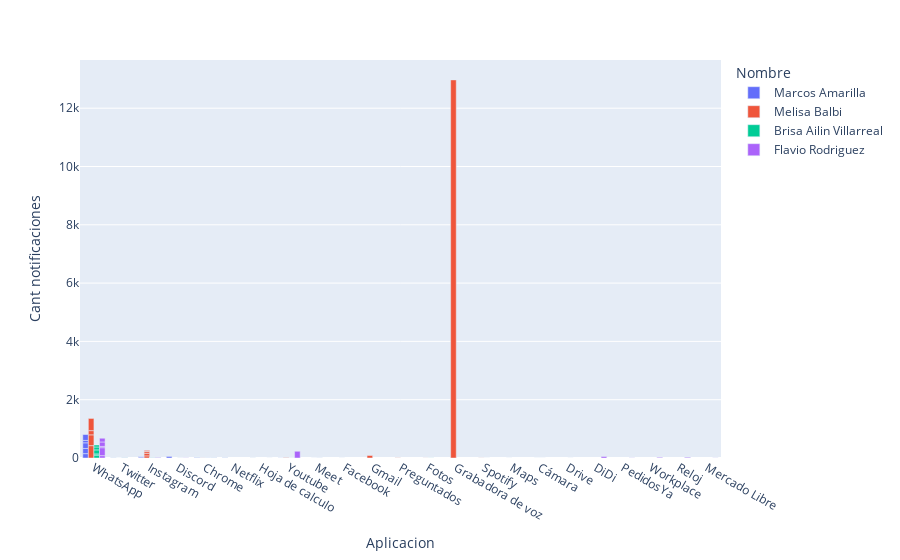

Here is the notebook cell this chart was saved with:
### Code cell
graphapp2 = px.bar(aplicaciondb, x="Aplicacion", y="Cant notificaciones", color="Nombre", barmode="group")
graphapp2.show()

### Figure 1 — Plotly figure (JSON) as saved in the notebook; plotly's stock layout.template omitted (floating-point values rounded to 4 significant figures)
{"data": [{"alignmentgroup": "True", "hovertemplate": "Nombre=Marcos Amarilla<br>Aplicacion=%{x}<br>Cant notificaciones=%{y}<extra></extra>", "legendgroup": "Marcos Amarilla", "marker": {"color": "#636efa", "pattern": {"shape": ""}}, "name": "Marcos Amarilla", "offsetgroup": "Marcos Amarilla", "orientation": "v", "showlegend": true, "textposition": "auto", "type": "bar", "x": ["WhatsApp", "Twitter", "Instagram", "Discord", "Chrome", "Netflix", "WhatsApp", "Chrome", "Instagram", "Twitter", "WhatsApp", "Netflix", "Twitter", "Hoja de calculo", "Instagram", "Netflix", "Twitter", "WhatsApp", "Instagram", "Hoja de calculo", "Twitter", "WhatsApp", "Instagram", "Youtube", "Chrome"], "xaxis": "x", "y": [150, 2, 28, 53, 5, 2, 177, 15, 22, 2, 194, 1, 2, 0, 7, 3, 0, 82, 7, 0, 1, 202, 6, 3, 3], "yaxis": "y"}, {"alignmentgroup": "True", "hovertemplate": "Nombre=Melisa Balbi<br>Aplicacion=%{x}<br>Cant notificaciones=%{y}<extra></extra>", "legendgroup": "Melisa Balbi", "marker": {"color": "#EF553B", "pattern": {"shape": ""}}, "name": "Melisa Balbi", "offsetgroup": "Melisa Balbi", "orientation": "v", "showlegend": true, "textposition": "auto", "type": "bar", "x": ["Instagram", "Meet", "WhatsApp", "Facebook", "Gmail", "Preguntados", "Twitter", "WhatsApp", "Instagram", "Chrome", "Instagram", "Fotos", "Grabadora de voz", "Chrome", "Youtube", "Instagram", "WhatsApp", "Youtube", "Spotify", "WhatsApp", "Instagram", "Maps", "Cámara"], "xaxis": "x", "y": [73, 1, 424, 1, 86, 5, 0, 371, 85, 4, 61, 2, 12971, 0, 5, 25, 144, 9, 3, 418, 24, 0, 0], "yaxis": "y"}, {"alignmentgroup": "True", "hovertemplate": "Nombre=Brisa Ailin Villarreal<br>Aplicacion=%{x}<br>Cant notificaciones=%{y}<extra></extra>", "legendgroup": "Brisa Ailin Villarreal", "marker": {"color": "#00cc96", "pattern": {"shape": ""}}, "name": "Brisa Ailin Villarreal", "offsetgroup": "Brisa Ailin Villarreal", "orientation": "v", "showlegend": true, "textposition": "auto", "type": "bar", "x": ["Meet", "WhatsApp", "Chrome", "Twitter", "Instagram", "Discord", "Chrome", "Meet", "WhatsApp", "Twitter", "Instagram", "Discord", "Chrome", "WhatsApp", "Chrome", "Twitter", "Youtube", "Instagram", "WhatsApp", "Chrome", "Twitter", "Instagram", "Youtube", "Spotify", "Cámara", "Chrome", "Youtube", "WhatsApp", "Twitter", "Instagram", "Drive", "Fotos"], "xaxis": "x", "y": [1, 99, 1, 8, 2, 0, 0, 1, 41, 5, 2, 0, 0, 138, 0, 2, 0, 8, 100, 0, 0, 4, 0, 0, 0, 0, 0, 68, 2, 3, 0, 2], "yaxis": "y"}, {"alignmentgroup": "True", "hovertemplate": "Nombre=Flavio Rodriguez<br>Aplicacion=%{x}<br>Cant notificaciones=%{y}<extra></extra>", "legendgroup": "Flavio Rodriguez", "marker": {"color": "#ab63fa", "pattern": {"shape": ""}}, "name": "Flavio Rodriguez", "offsetgroup": "Flavio Rodriguez", "orientation": "v", "showlegend": true, "textposition": "auto", "type": "bar", "x": ["WhatsApp", "Chrome", "DiDi", "PedidosYa", "WhatsApp", "Workplace", "Chrome", "Instagram", "WhatsApp", "Youtube", "Reloj", "Discord", "WhatsApp", "Instagram", "Mercado Libre", "Chrome", "WhatsApp", "Chrome", "Reloj", "Hoja de calculo"], "xaxis": "x", "y": [81, 13, 51, 4, 272, 22, 0, 11, 45, 231, 7, 5, 152, 11, 3, 0, 128, 0, 22, 0], "yaxis": "y"}], "layout": {"barmode": "group", "legend": {"title": {"text": "Nombre"}, "tracegroupgap": 0}, "margin": {"t": 60}, "xaxis": {"anchor": "y", "domain": [0, 1], "title": {"text": "Aplicacion"}}, "yaxis": {"anchor": "x", "domain": [0, 1], "title": {"text": "Cant notificaciones"}}}}
